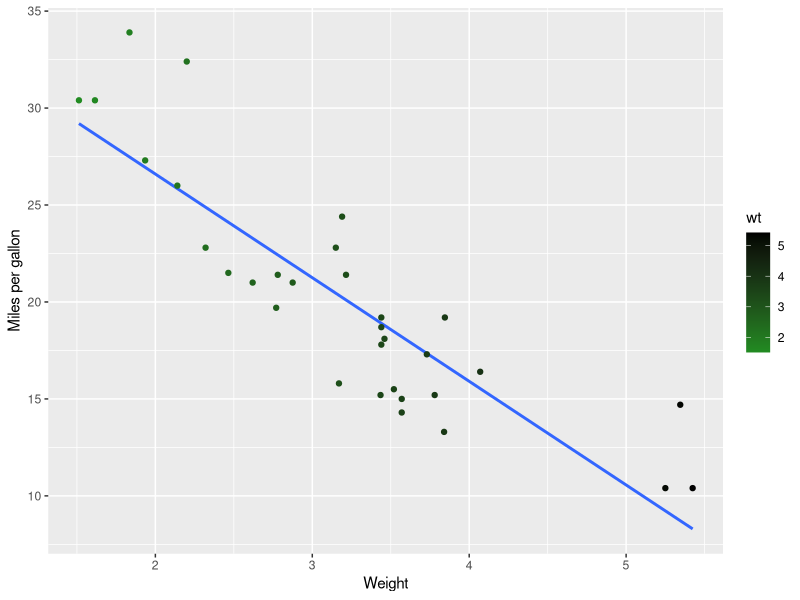

Write R code to recreate this figure.
## ---- chunk 1
knitr::opts_chunk$set(echo = TRUE)
library(ggplot2)
library(knitr)
library(markdown)
## ---- chunk 2
# anything you write in here is r-code and will not be executed
# include = false will run but not show in back ground
# echo can show output
summary(mtcars)
## ---- chunk 3
data("mtcars")
ggplot(mtcars, aes(x = wt, y = mpg)) +
  geom_smooth(method = lm, se = FALSE) +
  geom_point(aes(color = wt)) +
  xlab("Weight") + 
  ylab("Miles per gallon") +
  scale_colour_gradient(low = "forestgreen", high = "black")
